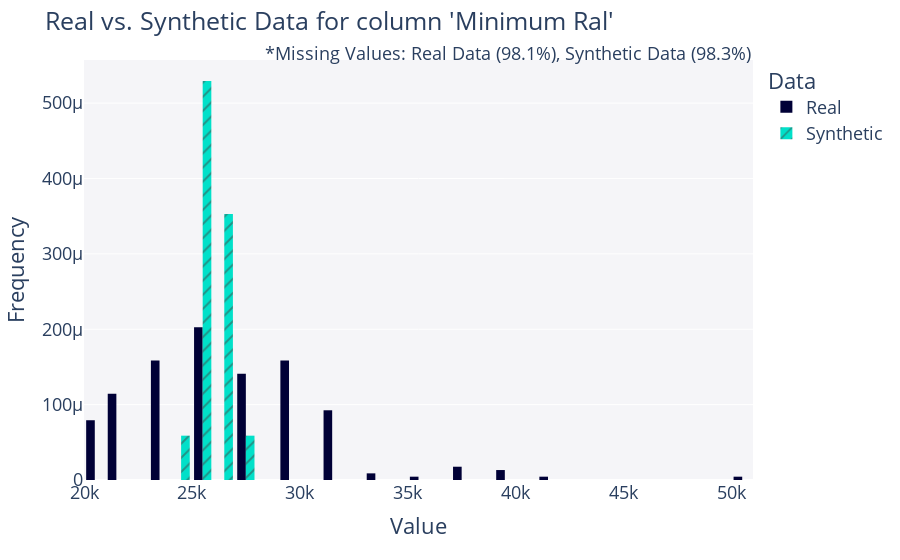
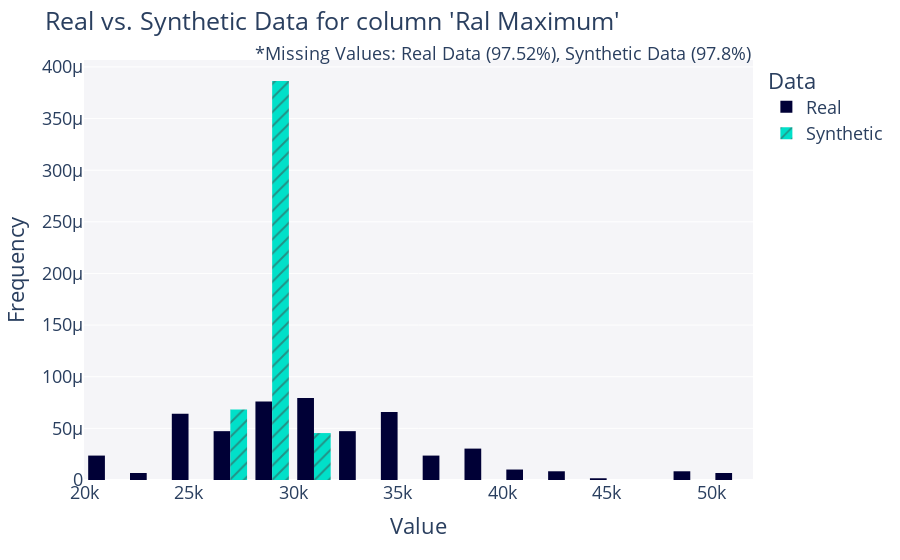
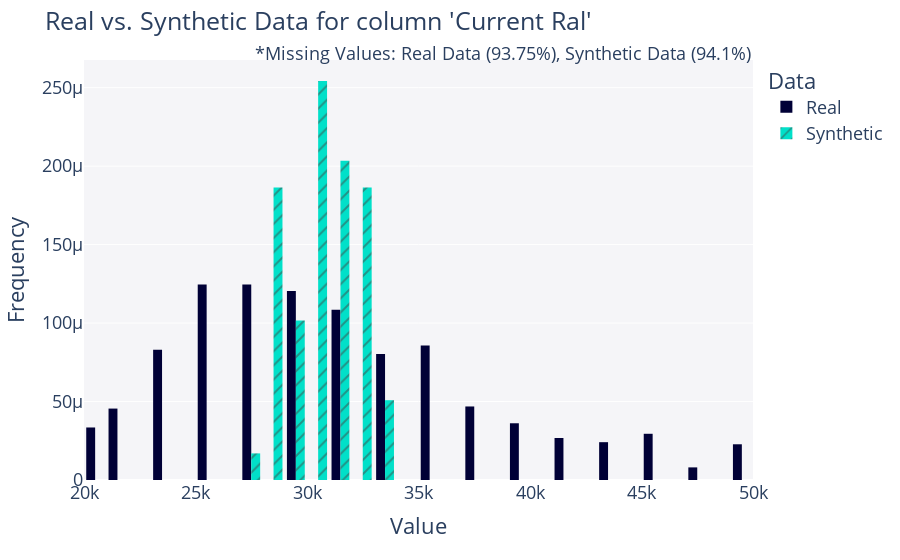
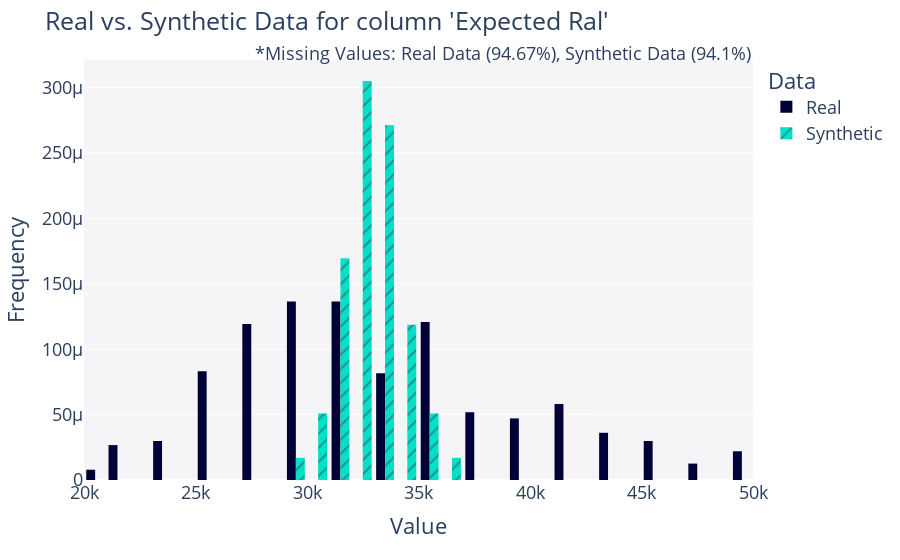

Notebook code for these charts, in order:
### Code cell
# 3. plot the data
columns_to_plot = ['Minimum Ral', 'Ral Maximum', 'Current Ral', 'Expected Ral', 'Year of insertion', 'Year of Recruitment', 
                   'Sex', 'Candidate State', 'Age Range', 'Years Experience', 'Technical Skills', 'Standing/Position', 
                   'Comunication', 'Maturity', 'Dynamism', 'Mobility', 'English']
for col in columns_to_plot:
    fig = get_column_plot(
        real_data=data,
        synthetic_data=synthetic_data,
        metadata=metadata,
        column_name=col,
        plot_type='bar'
    )
        
    fig.show()

### Figure 1 — Plotly figure (JSON) as saved in the notebook; plotly's stock layout.template omitted (floating-point values rounded to 4 significant figures; data arrays with more than 128 entries replaced by an {"elided": "..."} marker saying what was removed)
{"data": [{"alignmentgroup": "True", "bingroup": "x", "histnorm": "probability density", "hovertemplate": "<b>Real</b><br>Frequency: %{y}<extra></extra>", "legendgroup": "Real", "marker": {"color": "#000036", "pattern": {"shape": ""}}, "name": "Real", "offsetgroup": "Real", "orientation": "v", "showlegend": true, "type": "histogram", "x": {"elided": "227 float values"}, "xaxis": "x", "yaxis": "y"}, {"alignmentgroup": "True", "bingroup": "x", "histnorm": "probability density", "hovertemplate": "<b>Synthetic</b><br>Frequency: %{y}<extra></extra>", "legendgroup": "Synthetic", "marker": {"color": "#01E0C9", "pattern": {"shape": "/"}}, "name": "Synthetic", "offsetgroup": "Synthetic", "orientation": "v", "showlegend": true, "type": "histogram", "x": [25600.0, 25610.0, 25150.0, 25540.0, 26160.0, 26250.0, 25150.0, 25020.0, 26700.0, 25890.0, 25430.0, 26250.0, 27120.0, 25730.0, 26060.0, 26760.0, 24910.0], "xaxis": "x", "yaxis": "y"}], "layout": {"annotations": [{"showarrow": false, "text": "*Missing Values: Real Data (98.1%), Synthetic Data (98.3%)", "x": 1, "xref": "paper", "y": 1.05, "yref": "paper"}], "barmode": "group", "font": {"size": 18}, "legend": {"title": {"text": "Data"}, "tracegroupgap": 0}, "margin": {"t": 60}, "plot_bgcolor": "#F5F5F8", "title": {"text": "Real vs. Synthetic Data for column 'Minimum Ral'"}, "xaxis": {"anchor": "y", "domain": [0, 1], "title": {"text": "Value"}}, "yaxis": {"anchor": "x", "domain": [0, 1], "title": {"text": "Frequency"}}}}

### Figure 2 — Plotly figure (JSON) as saved in the notebook; plotly's stock layout.template omitted (floating-point values rounded to 4 significant figures; data arrays with more than 128 entries replaced by an {"elided": "..."} marker saying what was removed)
{"data": [{"alignmentgroup": "True", "bingroup": "x", "histnorm": "probability density", "hovertemplate": "<b>Real</b><br>Frequency: %{y}<extra></extra>", "legendgroup": "Real", "marker": {"color": "#000036", "pattern": {"shape": ""}}, "name": "Real", "offsetgroup": "Real", "orientation": "v", "showlegend": true, "type": "histogram", "x": {"elided": "296 float values"}, "xaxis": "x", "yaxis": "y"}, {"alignmentgroup": "True", "bingroup": "x", "histnorm": "probability density", "hovertemplate": "<b>Synthetic</b><br>Frequency: %{y}<extra></extra>", "legendgroup": "Synthetic", "marker": {"color": "#01E0C9", "pattern": {"shape": "/"}}, "name": "Synthetic", "offsetgroup": "Synthetic", "orientation": "v", "showlegend": true, "type": "histogram", "x": [29120.0, 28350.0, 29840.0, 27880.0, 29800.0, 29400.0, 29040.0, 29620.0, 29510.0, 27690.0, 29110.0, 28500.0, 29670.0, 28560.0, 28770.0, 29150.0, 30430.0, 28760.0, 29690.0, 30290.0, 27990.0, 28970.0], "xaxis": "x", "yaxis": "y"}], "layout": {"annotations": [{"showarrow": false, "text": "*Missing Values: Real Data (97.52%), Synthetic Data (97.8%)", "x": 1, "xref": "paper", "y": 1.05, "yref": "paper"}], "barmode": "group", "font": {"size": 18}, "legend": {"title": {"text": "Data"}, "tracegroupgap": 0}, "margin": {"t": 60}, "plot_bgcolor": "#F5F5F8", "title": {"text": "Real vs. Synthetic Data for column 'Ral Maximum'"}, "xaxis": {"anchor": "y", "domain": [0, 1], "title": {"text": "Value"}}, "yaxis": {"anchor": "x", "domain": [0, 1], "title": {"text": "Frequency"}}}}

### Figure 3 — Plotly figure (JSON) as saved in the notebook; plotly's stock layout.template omitted (floating-point values rounded to 4 significant figures; data arrays with more than 128 entries replaced by an {"elided": "..."} marker saying what was removed)
{"data": [{"alignmentgroup": "True", "bingroup": "x", "histnorm": "probability density", "hovertemplate": "<b>Real</b><br>Frequency: %{y}<extra></extra>", "legendgroup": "Real", "marker": {"color": "#000036", "pattern": {"shape": ""}}, "name": "Real", "offsetgroup": "Real", "orientation": "v", "showlegend": true, "type": "histogram", "x": {"elided": "747 float values"}, "xaxis": "x", "yaxis": "y"}, {"alignmentgroup": "True", "bingroup": "x", "histnorm": "probability density", "hovertemplate": "<b>Synthetic</b><br>Frequency: %{y}<extra></extra>", "legendgroup": "Synthetic", "marker": {"color": "#01E0C9", "pattern": {"shape": "/"}}, "name": "Synthetic", "offsetgroup": "Synthetic", "orientation": "v", "showlegend": true, "type": "histogram", "x": [33640.0, 32250.0, 32110.0, 31940.0, 28870.0, 28260.0, 30630.0, 32460.0, 30730.0, 28720.0, 30740.0, 33400.0, 31700.0, 31400.0, 32410.0, 31050.0, 28160.0, 28930.0, 32200.0, 30850.0, 31540.0, 31490.0, 31760.0, 30560.0, 32180.0, 31230.0, 31050.0, 32030.0, 32890.0, 30550.0, 30000.0, 29290.0, 27860.0, 32120.0, 29000.0, 28490.0, 28330.0, 28650.0, 31620.0, 32980.0, 30530.0, 31240.0, 30310.0, 30950.0, 28210.0, 30910.0, 30300.0, 32010.0, 28250.0, 30570.0, 31840.0, 28160.0, 30810.0, 29340.0, 29290.0, 33650.0, 29750.0, 30060.0, 30890.0], "xaxis": "x", "yaxis": "y"}], "layout": {"annotations": [{"showarrow": false, "text": "*Missing Values: Real Data (93.75%), Synthetic Data (94.1%)", "x": 1, "xref": "paper", "y": 1.05, "yref": "paper"}], "barmode": "group", "font": {"size": 18}, "legend": {"title": {"text": "Data"}, "tracegroupgap": 0}, "margin": {"t": 60}, "plot_bgcolor": "#F5F5F8", "title": {"text": "Real vs. Synthetic Data for column 'Current Ral'"}, "xaxis": {"anchor": "y", "domain": [0, 1], "title": {"text": "Value"}}, "yaxis": {"anchor": "x", "domain": [0, 1], "title": {"text": "Frequency"}}}}

### Figure 4 — Plotly figure (JSON) as saved in the notebook; plotly's stock layout.template omitted (floating-point values rounded to 4 significant figures; data arrays with more than 128 entries replaced by an {"elided": "..."} marker saying what was removed)
{"data": [{"alignmentgroup": "True", "bingroup": "x", "histnorm": "probability density", "hovertemplate": "<b>Real</b><br>Frequency: %{y}<extra></extra>", "legendgroup": "Real", "marker": {"color": "#000036", "pattern": {"shape": ""}}, "name": "Real", "offsetgroup": "Real", "orientation": "v", "showlegend": true, "type": "histogram", "x": {"elided": "637 float values"}, "xaxis": "x", "yaxis": "y"}, {"alignmentgroup": "True", "bingroup": "x", "histnorm": "probability density", "hovertemplate": "<b>Synthetic</b><br>Frequency: %{y}<extra></extra>", "legendgroup": "Synthetic", "marker": {"color": "#01E0C9", "pattern": {"shape": "/"}}, "name": "Synthetic", "offsetgroup": "Synthetic", "orientation": "v", "showlegend": true, "type": "histogram", "x": [33300.0, 32210.0, 32030.0, 32590.0, 32000.0, 34800.0, 32240.0, 33140.0, 30980.0, 30780.0, 35300.0, 31400.0, 33980.0, 32870.0, 35520.0, 31800.0, 32710.0, 32950.0, 32800.0, 33820.0, 31600.0, 31130.0, 34240.0, 32690.0, 32000.0, 29230.0, 33490.0, 34030.0, 32150.0, 36240.0, 31880.0, 33950.0, 32250.0, 34340.0, 33550.0, 34990.0, 33310.0, 31510.0, 32720.0, 35730.0, 34130.0, 31890.0, 33540.0, 33670.0, 34040.0, 33000.0, 32210.0, 33620.0, 33810.0, 33030.0, 33110.0, 32180.0, 33660.0, 31110.0, 31030.0, 33780.0, 30630.0, 32520.0, 31760.0], "xaxis": "x", "yaxis": "y"}], "layout": {"annotations": [{"showarrow": false, "text": "*Missing Values: Real Data (94.67%), Synthetic Data (94.1%)", "x": 1, "xref": "paper", "y": 1.05, "yref": "paper"}], "barmode": "group", "font": {"size": 18}, "legend": {"title": {"text": "Data"}, "tracegroupgap": 0}, "margin": {"t": 60}, "plot_bgcolor": "#F5F5F8", "title": {"text": "Real vs. Synthetic Data for column 'Expected Ral'"}, "xaxis": {"anchor": "y", "domain": [0, 1], "title": {"text": "Value"}}, "yaxis": {"anchor": "x", "domain": [0, 1], "title": {"text": "Frequency"}}}}
